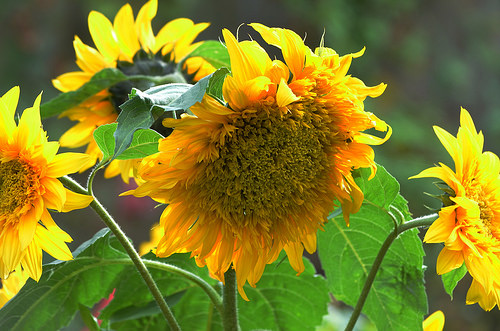
#> input picture asset/dataset/train/sunflower/14955545254_324cd4ee75.jpg, 500 x 331 px, given in place of 5955500463_6c08cb199e.jpg, which was not available
$ python palette.py
#> lines starting #> are read from the running program, lines starting #| are printed output that depends on the picture; pictures that were not available may be replaced by others from this repository, and a replacement may not be noted
import os
from collections import Counter

import numpy as np
from PIL import Image


def extract_palette_rgb(image_path, num_colors=5):
    """Extracts a color palette from an image.

    Args:
      image_path: Path to the image file.
      num_colors: Number of colors in the palette.

    Returns:
      A list of (R, G, B) color tuples.
    """
#> called with num_colors = 10

    # Load the image
    img = Image.open(image_path)
#> img is the input picture: PIL image 500x331 RGB; mean R, G, B 127.4, 127.5, 36.2

    # Resize the image for faster processing (optional)
    img = img.resize((200, 200))
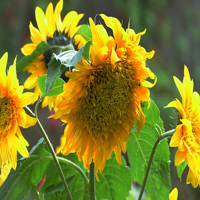
#> img: PIL image 200x200 RGB; mean R, G, B 127.4, 127.5, 36.2

    # Convert to RGB mode
    img = img.convert("RGB")

    # Convert image to NumPy array
    img_array = np.array(img)

    # Reshape the array to a flat list of pixels
    pixels = img_array.reshape(-1, 3)

    # Quantize the colors (optional)
    # You can use libraries like k-means clustering or other quantization techniques

    # Count the occurrences of each color
    color_counts = Counter(map(tuple, pixels))
#> color_counts = 35072 items

    # Get the most common colors
    palette = [color for color, count in color_counts.most_common(num_colors)]
#> palette = [(61, 63, 50), (61, 63, 49), (62, 64, 51), (60, 62, 49), (75, 85, 74), (62, 65, 58), (77, 87, 79), (61, 64, 57), (60, 63, 56), (75, 78, 71)]

    return palette


def rgb_to_hex(rgb):
    hex_color = "#" + "".join(f"{component:02x}" for component in rgb)
    return hex_color


if __name__ == "__main__":
    img_folder = "C://Users//pa-tr//Documents//projects//img_search//dataset//flowers//train//sunflower"

    test_image = os.path.join(img_folder, "5955500463_6c08cb199e.jpg")
    palette = extract_palette_rgb(test_image, num_colors=10)
    print(palette)
#| [(61, 63, 50), (61, 63, 49), (62, 64, 51), (60, 62, 49), (75, 85, 74), (62, 65, 58), (77, 87, 79), (61, 64, 57), (60, 63, 56), (75, 78, 71)]

    hex_color = rgb_to_hex(palette[0])
#> hex_color = '#3d3f32'
    print(hex_color)
#| #3d3f32
    # for img_name in os.listdir(img_folder):
    #    img_path = os.path.join(img_folder, img_name)

$ run again, on asset/dataset/train/sunflower/22429146402_332fa2fc72_m.jpg
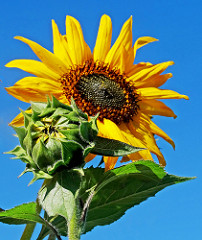
#> input picture asset/dataset/train/sunflower/22429146402_332fa2fc72_m.jpg, 202 x 240 px, given in place of 5955500463_6c08cb199e.jpg, which was not available
#> in extract_palette_rgb, img is the input picture: PIL image 202x240 RGB; mean R, G, B 92.2, 128.9, 115.1
#> in extract_palette_rgb, `img = img.resize((200, 200))`:
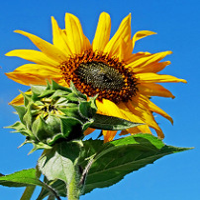
#> img: PIL image 200x200 RGB; mean R, G, B 92.2, 128.9, 115.2
#> color_counts = 27381 items
#> in extract_palette_rgb, `palette = [color for color, count in color_counts.most_common(num_colo..`: palette = [(59, 162, 231), (28, 127, 218), (30, 130, 216), (31, 131, 217), (57, 158, 230), (28, 123, 217), (58, 161, 230), (60, 163, 232), (58, 159, 231), (28, 123, 215)]
#| [(59, 162, 231), (28, 127, 218), (30, 130, 216), (31, 131, 217), (57, 158, 230), (28, 123, 217), (58, 161, 230), (60, 163, 232), (58, 159, 231), (28, 123, 215)]
#> hex_color = '#3ba2e7'
#| #3ba2e7

$ run again, on asset/dataset/train/sunflower/4804434999_bf2187e96a_n.jpg
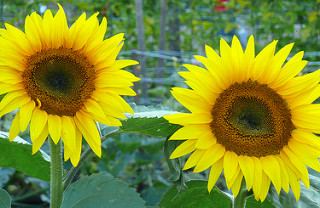
#> input picture asset/dataset/train/sunflower/4804434999_bf2187e96a_n.jpg, 320 x 208 px, given in place of 5955500463_6c08cb199e.jpg, which was not available
#> in extract_palette_rgb, img is the input picture: PIL image 320x208 RGB; mean R, G, B 132.9, 144.9, 42.1
#> in extract_palette_rgb, `img = img.resize((200, 200))`:
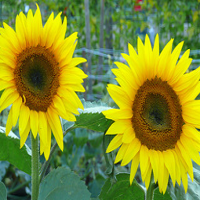
#> img: PIL image 200x200 RGB; mean R, G, B 132.9, 144.9, 42.2
#> color_counts = 34765 items
#> in extract_palette_rgb, `palette = [color for color, count in color_counts.most_common(num_colo..`: palette = [(231, 233, 0), (241, 242, 0), (229, 224, 0), (228, 225, 2), (236, 241, 0), (227, 230, 0), (229, 212, 0), (231, 232, 1), (229, 228, 1), (243, 244, 2)]
#| [(231, 233, 0), (241, 242, 0), (229, 224, 0), (228, 225, 2), (236, 241, 0), (227, 230, 0), (229, 212, 0), (231, 232, 1), (229, 228, 1), (243, 244, 2)]
#> hex_color = '#e7e900'
#| #e7e900

$ run again, on asset/dataset/train/sunflower/4933230247_a0432f01da.jpg
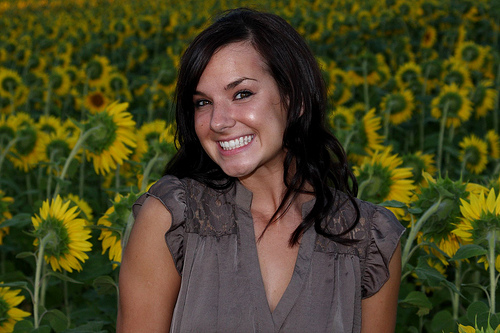
#> input picture asset/dataset/train/sunflower/4933230247_a0432f01da.jpg, 500 x 333 px, given in place of 5955500463_6c08cb199e.jpg, which was not available
#> in extract_palette_rgb, img is the input picture: PIL image 500x333 RGB; mean R, G, B 70.8, 67, 34.2
#> in extract_palette_rgb, `img = img.resize((200, 200))`:
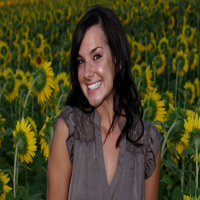
#> img: PIL image 200x200 RGB; mean R, G, B 70.8, 67, 34.2
#> color_counts = 29720 items
#> in extract_palette_rgb, `palette = [color for color, count in color_counts.most_common(num_colo..`: palette = [(0, 0, 0), (1, 1, 1), (2, 2, 2), (3, 3, 3), (7, 7, 7), (90, 81, 86), (5, 5, 5), (0, 0, 1), (1, 0, 0), (91, 82, 87)]
#| [(0, 0, 0), (1, 1, 1), (2, 2, 2), (3, 3, 3), (7, 7, 7), (90, 81, 86), (5, 5, 5), (0, 0, 1), (1, 0, 0), (91, 82, 87)]
#> hex_color = '#000000'
#| #000000
